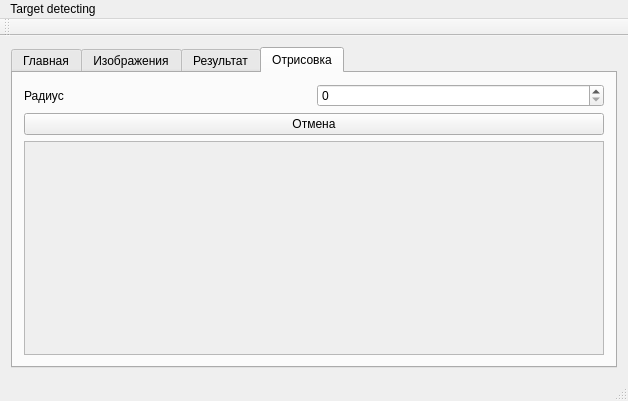
<?xml version="1.0" encoding="UTF-8"?>
<ui version="4.0">
 <class>MainWindow</class>
 <widget class="QMainWindow" name="MainWindow">
  <property name="geometry">
   <rect>
    <x>0</x>
    <y>0</y>
    <width>628</width>
    <height>401</height>
   </rect>
  </property>
  <property name="windowTitle">
   <string>MainWindow</string>
  </property>
  <widget class="QWidget" name="centralWidget">
   <layout class="QHBoxLayout" name="horizontalLayout_9">
    <item>
     <layout class="QVBoxLayout" name="verticalLayout_3">
      <item>
       <widget class="QTabWidget" name="tab_widget">
        <property name="currentIndex">
         <number>3</number>
        </property>
        <widget class="QWidget" name="tab">
         <attribute name="title">
          <string>Главная</string>
         </attribute>
         <layout class="QVBoxLayout" name="verticalLayout_4">
          <item>
           <layout class="QHBoxLayout" name="horizontalLayout_6">
            <item>
             <widget class="QPushButton" name="get_first_image_button">
              <property name="text">
               <string>Первое изображение</string>
              </property>
             </widget>
            </item>
            <item>
             <widget class="QPushButton" name="get_second_image_button">
              <property name="text">
               <string>Второе изображение</string>
              </property>
             </widget>
            </item>
            <item>
             <widget class="QPushButton" name="working_button">
              <property name="text">
               <string>Обработка</string>
              </property>
             </widget>
            </item>
           </layout>
          </item>
          <item>
           <layout class="QHBoxLayout" name="horizontalLayout_7">
            <item>
             <widget class="QLabel" name="label_2">
              <property name="text">
               <string>Порог бинаризации</string>
              </property>
             </widget>
            </item>
            <item>
             <widget class="QSpinBox" name="treshhold">
              <property name="maximum">
               <number>255</number>
              </property>
              <property name="value">
               <number>150</number>
              </property>
             </widget>
            </item>
           </layout>
          </item>
          <item>
           <layout class="QHBoxLayout" name="horizontalLayout">
            <item>
             <widget class="QPushButton" name="select_video">
              <property name="text">
               <string>Выбрать...</string>
              </property>
             </widget>
            </item>
            <item>
             <widget class="QLineEdit" name="path_video_line">
              <property name="text">
               <string>/media/lucky/dbe86dda-cc6a-4224-8719-23d9d103343d/lucky/untitled4/video/1.avi</string>
              </property>
             </widget>
            </item>
            <item>
             <widget class="QPushButton" name="video_button">
              <property name="text">
               <string>Старт видео</string>
              </property>
             </widget>
            </item>
           </layout>
          </item>
          <item>
           <layout class="QHBoxLayout" name="horizontalLayout_2">
            <item>
             <widget class="QPushButton" name="camera_button">
              <property name="text">
               <string>Видео с камеры</string>
              </property>
             </widget>
            </item>
            <item>
             <widget class="QSpinBox" name="index_camera"/>
            </item>
           </layout>
          </item>
          <item>
           <layout class="QHBoxLayout" name="horizontalLayout_4">
            <item>
             <widget class="QLabel" name="label">
              <property name="text">
               <string>Доп. задержка(мс)</string>
              </property>
             </widget>
            </item>
            <item>
             <widget class="QSpinBox" name="delay_box">
              <property name="maximum">
               <number>100000</number>
              </property>
             </widget>
            </item>
           </layout>
          </item>
          <item>
           <widget class="QPushButton" name="stop_button">
            <property name="text">
             <string>Стоп</string>
            </property>
           </widget>
          </item>
          <item>
           <widget class="QScrollArea" name="scrollArea_3">
            <property name="widgetResizable">
             <bool>true</bool>
            </property>
            <widget class="QWidget" name="scrollAreaWidgetContents_3">
             <property name="geometry">
              <rect>
               <x>0</x>
               <y>0</y>
               <width>584</width>
               <height>70</height>
              </rect>
             </property>
             <layout class="QVBoxLayout" name="verticalLayout_9">
              <item>
               <widget class="QFrame" name="frame">
                <property name="sizePolicy">
                 <sizepolicy hsizetype="Maximum" vsizetype="Maximum">
                  <horstretch>0</horstretch>
                  <verstretch>0</verstretch>
                 </sizepolicy>
                </property>
                <property name="maximumSize">
                 <size>
                  <width>16777215</width>
                  <height>16777215</height>
                 </size>
                </property>
                <property name="frameShape">
                 <enum>QFrame::StyledPanel</enum>
                </property>
                <property name="frameShadow">
                 <enum>QFrame::Raised</enum>
                </property>
                <layout class="QVBoxLayout" name="verticalLayout_2">
                 <item>
                  <widget class="QLabel" name="scene">
                   <property name="sizePolicy">
                    <sizepolicy hsizetype="Expanding" vsizetype="Expanding">
                     <horstretch>0</horstretch>
                     <verstretch>0</verstretch>
                    </sizepolicy>
                   </property>
                   <property name="maximumSize">
                    <size>
                     <width>16777215</width>
                     <height>16777215</height>
                    </size>
                   </property>
                   <property name="frameShape">
                    <enum>QFrame::NoFrame</enum>
                   </property>
                   <property name="text">
                    <string/>
                   </property>
                  </widget>
                 </item>
                </layout>
               </widget>
              </item>
             </layout>
            </widget>
           </widget>
          </item>
         </layout>
        </widget>
        <widget class="QWidget" name="tab_3">
         <attribute name="title">
          <string>Изображения</string>
         </attribute>
         <layout class="QVBoxLayout" name="verticalLayout_6">
          <item>
           <widget class="QScrollArea" name="scrollArea_2">
            <property name="widgetResizable">
             <bool>true</bool>
            </property>
            <widget class="QWidget" name="scrollAreaWidgetContents_2">
             <property name="geometry">
              <rect>
               <x>0</x>
               <y>0</y>
               <width>584</width>
               <height>269</height>
              </rect>
             </property>
             <layout class="QHBoxLayout" name="horizontalLayout_3">
              <item>
               <layout class="QVBoxLayout" name="verticalLayout_7">
                <item>
                 <widget class="QLabel" name="first_image">
                  <property name="text">
                   <string/>
                  </property>
                 </widget>
                </item>
                <item>
                 <widget class="QLabel" name="bin_first_image">
                  <property name="text">
                   <string/>
                  </property>
                 </widget>
                </item>
               </layout>
              </item>
              <item>
               <layout class="QVBoxLayout" name="verticalLayout_8">
                <item>
                 <widget class="QLabel" name="second_image">
                  <property name="text">
                   <string/>
                  </property>
                 </widget>
                </item>
                <item>
                 <widget class="QLabel" name="bin_second_image">
                  <property name="text">
                   <string/>
                  </property>
                 </widget>
                </item>
               </layout>
              </item>
             </layout>
            </widget>
           </widget>
          </item>
         </layout>
        </widget>
        <widget class="QWidget" name="tab_2">
         <attribute name="title">
          <string>Результат</string>
         </attribute>
         <layout class="QHBoxLayout" name="horizontalLayout_5">
          <item>
           <widget class="QScrollArea" name="scrollArea">
            <property name="widgetResizable">
             <bool>true</bool>
            </property>
            <widget class="QWidget" name="scrollAreaWidgetContents">
             <property name="geometry">
              <rect>
               <x>0</x>
               <y>0</y>
               <width>584</width>
               <height>269</height>
              </rect>
             </property>
             <layout class="QVBoxLayout" name="verticalLayout_5">
              <item>
               <layout class="QHBoxLayout" name="area_layout">
                <item>
                 <widget class="QLabel" name="res_image">
                  <property name="text">
                   <string/>
                  </property>
                 </widget>
                </item>
               </layout>
              </item>
             </layout>
            </widget>
           </widget>
          </item>
         </layout>
        </widget>
        <widget class="QWidget" name="tab_4">
         <attribute name="title">
          <string>Отрисовка</string>
         </attribute>
         <layout class="QVBoxLayout" name="verticalLayout_10">
          <item>
           <layout class="QHBoxLayout" name="horizontalLayout_8">
            <item>
             <widget class="QLabel" name="label_3">
              <property name="text">
               <string>Радиус</string>
              </property>
             </widget>
            </item>
            <item>
             <widget class="QSpinBox" name="radius_box">
              <property name="maximum">
               <number>1000</number>
              </property>
             </widget>
            </item>
           </layout>
          </item>
          <item>
           <widget class="QPushButton" name="cancel_button">
            <property name="text">
             <string>Отмена</string>
            </property>
           </widget>
          </item>
          <item>
           <widget class="QScrollArea" name="draw_area">
            <property name="widgetResizable">
             <bool>true</bool>
            </property>
            <widget class="QWidget" name="draw_area_layout_parent">
             <property name="geometry">
              <rect>
               <x>0</x>
               <y>0</y>
               <width>584</width>
               <height>204</height>
              </rect>
             </property>
             <layout class="QVBoxLayout" name="verticalLayout">
              <item>
               <layout class="QHBoxLayout" name="draw_area_layout"/>
              </item>
             </layout>
            </widget>
           </widget>
          </item>
         </layout>
        </widget>
       </widget>
      </item>
     </layout>
    </item>
   </layout>
  </widget>
  <widget class="QMenuBar" name="menuBar">
   <property name="geometry">
    <rect>
     <x>0</x>
     <y>0</y>
     <width>628</width>
     <height>22</height>
    </rect>
   </property>
   <widget class="QMenu" name="menuTarget_detecting">
    <property name="title">
     <string>Target detecting</string>
    </property>
   </widget>
   <addaction name="menuTarget_detecting"/>
  </widget>
  <widget class="QToolBar" name="mainToolBar">
   <attribute name="toolBarArea">
    <enum>TopToolBarArea</enum>
   </attribute>
   <attribute name="toolBarBreak">
    <bool>false</bool>
   </attribute>
  </widget>
  <widget class="QStatusBar" name="statusBar"/>
 </widget>
 <layoutdefault spacing="6" margin="11"/>
 <resources/>
 <connections/>
</ui>
